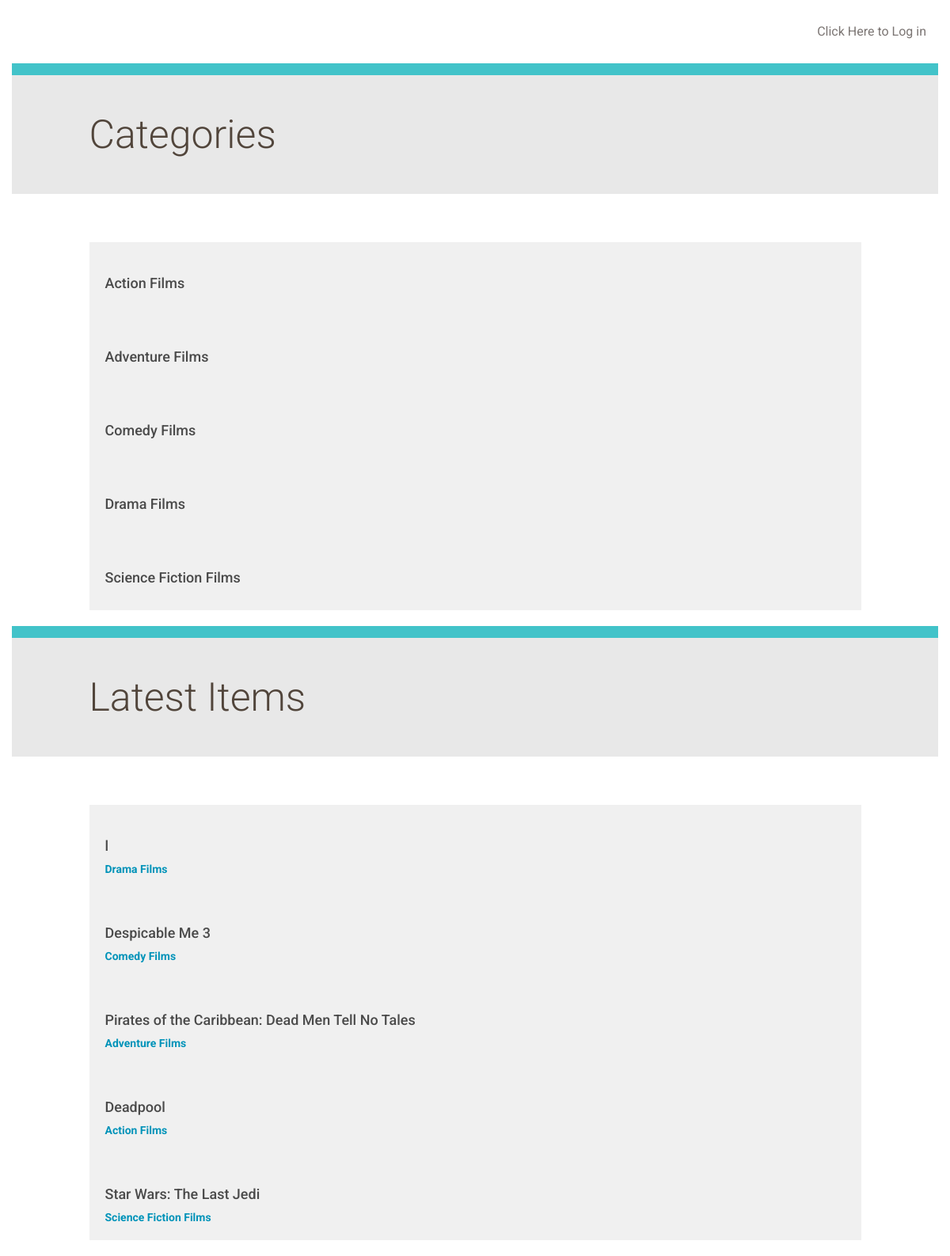
Page /catalog/ on the committed database.
### database_setup.py (models this page shows, shortened)
class Category(Base):
    __tablename__ = 'category'
    id = Column(Integer, primary_key=True)
    name = Column(String(250), nullable=False)
    user_id = Column(Integer, ForeignKey('user.id'))
    user = relationship(User)

class Item(Base):
    __tablename__ = 'item'
    id = Column(Integer, primary_key=True)
    title = Column(String(250), nullable=False)
    description = Column(String(250))
    date = Column(DateTime, nullable=False)
    cat_id = Column(Integer, ForeignKey('category.id'))
    category = relationship(Category)
    user_id = Column(Integer, ForeignKey('user.id'))
    user = relationship(User)

### app.py (the view)
@app.route('/')
@app.route('/catalog/')
def showCategories():
    categories = session.query(Category).order_by(asc(Category.name))
    latestItems = session.query(Item).order_by(desc(Item.date)).limit(5)
    if 'username' not in login_session:
        return render_template('publiccategories.html',
                               categories=categories,
                               latestItems=latestItems)
    else:
        return render_template('categories.html', categories=categories, latestItems=latestItems)

### templates/publiccategories.html (shortened to what this page needs)
{% extends "main.html" %}
{% block content %}
	<div class="row top-menu">
		<div class="col-md-10"></div>
		<div class="col-md-2 text-right">
			<a href="{{url_for('showLogin')}}">Click Here to Log in </a>
		</div>
	</div>
	<div class="row divider blue">
		<div class="col-md-12"></div>
	</div>
	<div class="row banner main">
		<div class="col-md-1"></div>
		<div class="col-md-11 padding-none">
			<h1>Categories</h1>
		</div>
	</div>
	<div class="row padding-top padding-bottom">
		<div class="col-md-1"></div>
		<div class="col-md-10 padding-none">
		</div>
		<div class="col-md-1"></div>
	</div>
	{% for category in categories %}
		<a href = "{{url_for('showItems', category_id = category.id)}}">
			<div class="row">
				<div class="col-md-1"></div>
					<div class="col-md-10 restaurant-list">
						<h3>{{category.name}}</h3>
					</div>
				<div class="col-md-1"></div>
			</div>
		</a>
	{% endfor %}
  <div class="row divider blue">
    <div class="col-md-12"></div>
  </div>
  <div class="row banner main">
    <div class="col-md-1"></div>
    <div class="col-md-11 padding-none">
      <h1>Latest Items</h1>
    </div>
  </div>
  <div class="row padding-top padding-bottom">
		<div class="col-md-1"></div>
		<div class="col-md-10 padding-none">
		</div>
		<div class="col-md-1"></div>
	</div>
	{% for item in latestItems %}
		<a href = "{{url_for('showItemDetails', item_id = item.id, category_id = item.cat_id)}}">
			<div class="row">
				<div class="col-md-1"></div>
					<div class="col-md-10 restaurant-list">
						<h3>{{item.title}}</h3>
            <span>	{% for category in categories %}
              {% if category.id == item.cat_id %}
              {{category.name}}
              {% endif %}
              {% endfor %}
            </span>
					</div>
				<div class="col-md-1"></div>
			</div>
		</a>
	{% endfor %}
{% endblock %}

### templates/main.html (shortened to what this page needs)
<!DOCTYPE html>
<html lang="en">
	<head>
		<link rel="stylesheet" href="//netdna.bootstrapcdn.com/bootstrap/3.1.1/css/bootstrap.min.css">
		<link rel=stylesheet type=text/css href="{{ url_for('static', filename='styles.css') }}">
	</head>
	<body>
		<div class="container">
			{% block content %}
			{% endblock %}
		</div>
	</body>
</html>

### static/styles.css (style rules this page uses)
* { font-family: "Helvetica Neue Bold", Roboto, Helvetica, Arial, sans-serif; font-weight: 700; }
h1 { font-family: "Helvetica Neue Light", Roboto, Helvetica, Arial, sans-serif; font-size: 50px; color: #51453B; line-height: 60px; font-weight: 300; }
h3 { font-size: 18px; color: #4A4A4A; line-height: 23px; }
a { font-size: 14px; color: #0093B9; line-height: 17px; }
.padding-top { padding-top: 30px; }
.padding-bottom { padding-bottom: 30px; }
.padding-none { padding: 0; }
.top-menu { padding-top: 30px; padding-bottom: 30px; }
.top-menu a { margin-bottom: 0; line-height: 16px; font-size: 16px; color: #7B7573; font-weight: 400; }
.divider { height: 15px; }
.divider.blue { background-color: #42C3C9; }
.banner.main { height: 150px; background: url("/static/top-banner.jpg"); background-position: right; background-repeat: no-repeat; background-size: cover; }
.banner h1 { margin: 45px 0; }
.restaurant-list { background-color: #F0F0F0; padding: 20px; u }

### rows in the picture
Category: name "Action Films"
Category: name "Adventure Films"
Category: name "Comedy Films"
Category: name "Drama Films"
Category: name "Science Fiction Films"
Item: title "l"
Item: title "Despicable Me 3"
Item: title "Pirates of the Caribbean: Dead Men Tell No Tales"
Item: title "Deadpool"
Item: title "Star Wars: The Last Jedi"
